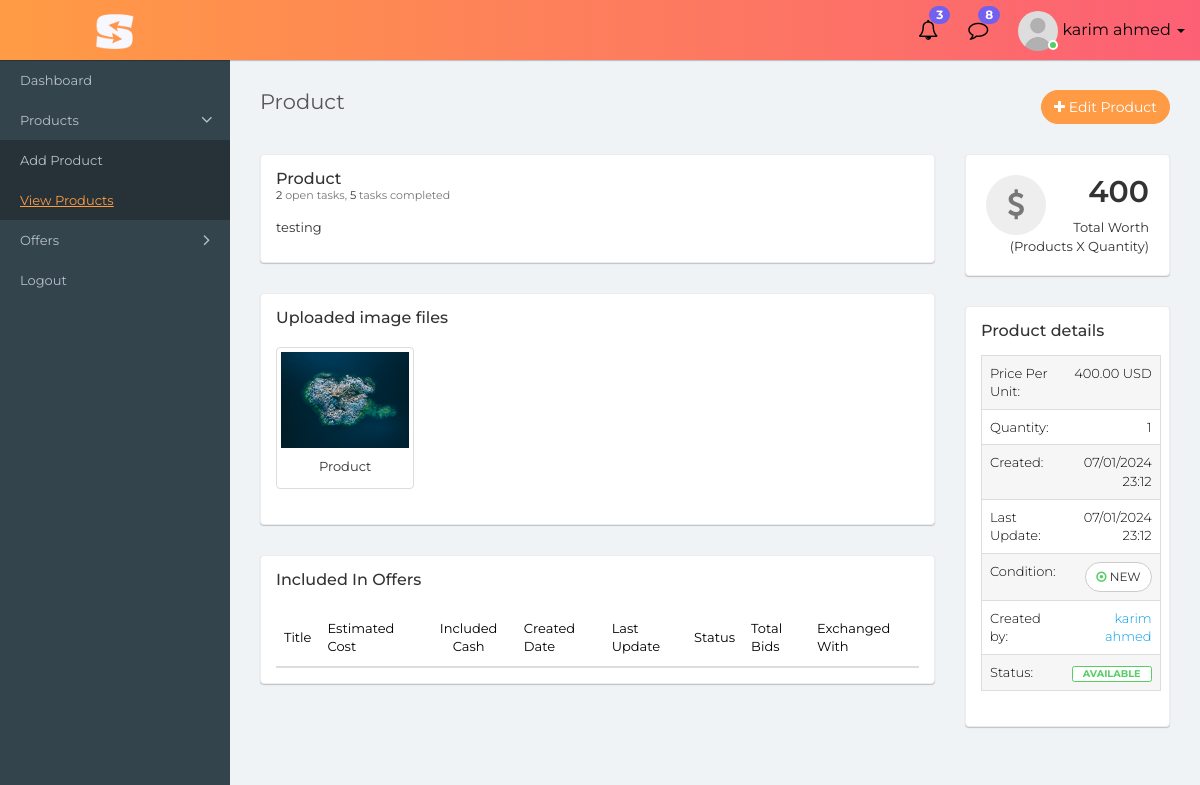
Page /product/detail/8 (signed in) on the earlier database version.
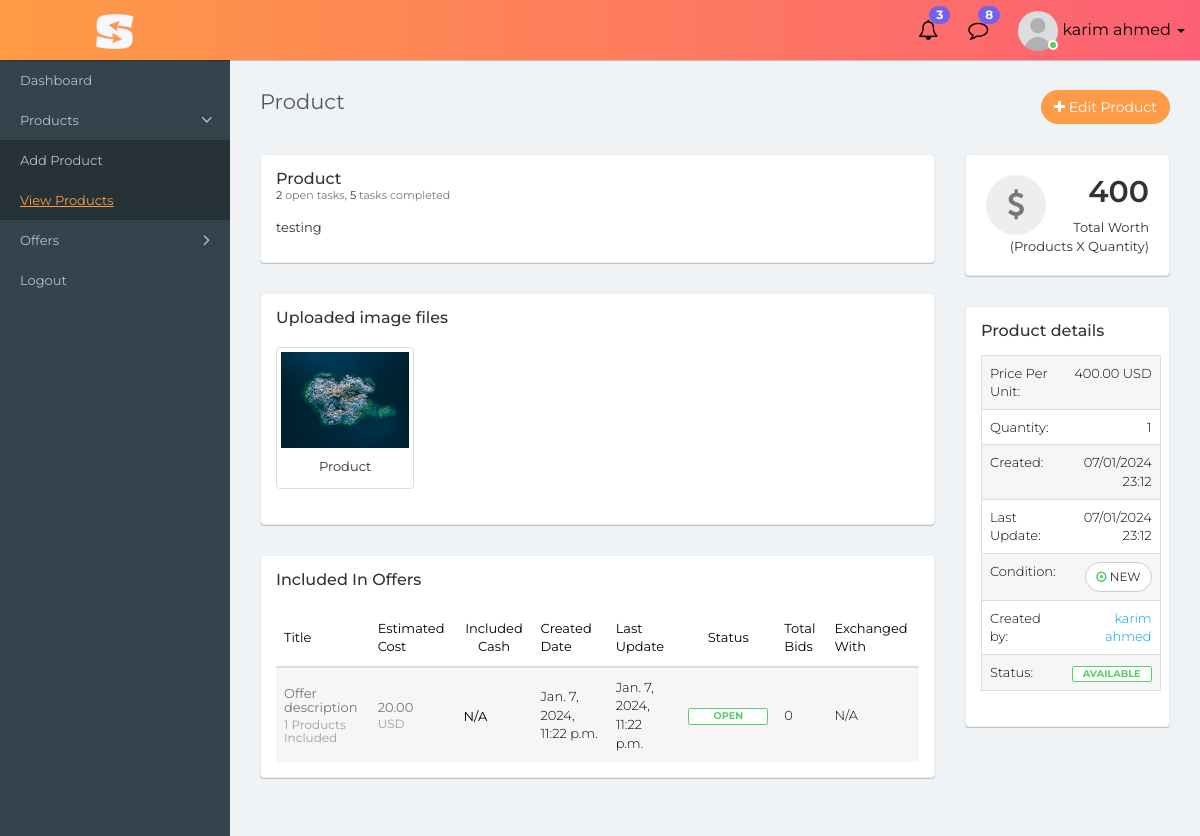
Same page on the later database version.
### barter_and_inventory/models.py (models this page shows, shortened)
class ProductPicture(models.Model):
    class Meta:
        verbose_name = "Product Photo"
        verbose_name_plural = "Product Photos"
    product_photo = models.ImageField(upload_to=product_photo_upload_handler, validators=[
        FileExtensionValidator(allowed_extensions=['png', 'jpeg', 'jpg']),
    ])
    product = models.ForeignKey(Product, on_delete=models.CASCADE, related_name='product_photos')
    created_by = models.ForeignKey(User, on_delete=models.CASCADE, related_name='product_picture_created_by')
    updated_by = models.ForeignKey(User, null=True, blank=True, on_delete=models.CASCADE, related_name='product_picture_updated_by')
    created_at = models.DateTimeField(auto_now_add=True)
    updated_at = models.DateTimeField(auto_now=True)

class Product(models.Model):
    class Meta:
        verbose_name = "Product"
        verbose_name_plural = "Products"
    class ProductCondition(models.TextChoices):
        NEW = 'NEW', 'New'
        USED = 'USED', 'Used'
    class ProductPriceCurrency(models.TextChoices):
        PKR = 'PKR', 'Pakistani Rupees'
        INR = 'INR', 'Indian Rupees'
        EUR = 'EUR', 'Euros'
        USD = 'USD', 'United Stated Dollar'
        CAD = 'CAD', 'Canadian Dollar'
        GBP = 'GBP', 'British Pound'
        JPY = 'JPY', 'Japanese Yen'
        CHF = 'CHF', 'Swiss Franc'
    class ProductStatus(models.TextChoices):
        OUT_OF_STOCK = 'OUT_OF_STOCK', 'Out of stock'
        AVAILABLE = 'AVAILABLE', 'Available'
    product_title = models.CharField(max_length=400)
    product_description = models.TextField(null=True, blank=True, max_length=1000)
    product_quantity = models.IntegerField(default=1)
    product_condition = models.CharField(max_length=10, choices=ProductCondition.choices, default=ProductCondition.NEW)
    price_per_unit = models.DecimalField(max_digits=7, decimal_places=2, default=0.00)
    price_currency = models.CharField(max_length=255, choices=ProductPriceCurrency.choices, default=ProductPriceCurrency.USD)
    product_status = models.CharField(max_length=255, choices=ProductStatus.choices, default=ProductStatus.AVAILABLE)
    product_categories = models.ManyToManyField(Category, related_name='categories')
    created_by = models.ForeignKey(User, on_delete=models.CASCADE, related_name='product_created_by')
    updated_by = models.ForeignKey(User, null=True, blank=True, on_delete=models.CASCADE, related_name='product_updated_by')
    created_at = models.DateTimeField(auto_now_add=True)
    updated_at = models.DateTimeField(auto_now=True)
    def __str__(self):
        return self.product_title

class OfferProduct(models.Model):
    class Meta:
        verbose_name = "Offer Product"
        verbose_name_plural = "Offer Products"
    offer = models.ForeignKey(Offer, on_delete=models.CASCADE, related_name='offered_products')
    product = models.ForeignKey(Product, on_delete=models.CASCADE, related_name='product_offer')
    product_quantity = models.IntegerField(default=1)
    created_by = models.ForeignKey(User, on_delete=models.CASCADE, related_name='offer_product_created_by')
    updated_by = models.ForeignKey(User, null=True, blank=True, on_delete=models.CASCADE, related_name='offer_product_updated_by')
    created_at = models.DateTimeField(auto_now_add=True)
    updated_at = models.DateTimeField(auto_now=True)

class Offer(models.Model):
    class Meta:
        verbose_name = "Offer"
        verbose_name_plural = "Offers"
    class EstimatedCostCurrency(models.TextChoices):
        PKR = 'PKR', 'Pakistani Rupees'
        INR = 'INR', 'Indian Rupees'
        EUR = 'EUR', 'Euros'
        USD = 'USD', 'United Stated Dollar'
        CAD = 'CAD', 'Canadian Dollar'
        GBP = 'GBP', 'British Pound'
        JPY = 'JPY', 'Japanese Yen'
        CHF = 'CHF', 'Swiss Franc'
    class OfferStatus(models.TextChoices):
        OPEN = 'OPEN', 'Open'
        NEGOTIATION = 'NEGOTIATION', 'Negotiation'
        CANCELLED = 'CANCELLED', 'Cancelled'
        CLOSED = 'CLOSED', 'Closed'
    class ShipmentMethod(models.TextChoices):
        SELF_PICKUP = 'SELF_PICKUP', 'Self Pickup'
        TRANSPORT = 'TRANSPORT', 'Transport'
        COURIER = 'COURIER', 'Courier'
    offer_title = models.CharField(max_length=400)
    offer_description = models.TextField(max_length=1000)
    estimated_cost = models.DecimalField(max_digits=10, decimal_places=2, default=0.00)
    estimated_cost_currency = models.CharField(max_length=255, choices=EstimatedCostCurrency.choices, default=EstimatedCostCurrency.USD)
    includes_cash = models.BooleanField(default=False)
    cash_in_hand = models.DecimalField(max_digits=10, null=True, blank=True, decimal_places=2)
    cash_in_hand_currency = models.CharField(max_length=255, null=True, blank=True, choices=EstimatedCostCurrency.choices,
                                             default=EstimatedCostCurrency.USD)
    exchanged_with = models.ForeignKey('self', on_delete=models.RESTRICT, null=True, blank=True, related_name='exchanged_with_offer')
    exchange_date = models.DateTimeField(null=True, blank=True)
    shipment_method = models.CharField(max_length=255, null=True, blank=True, choices=ShipmentMethod.choices, default=ShipmentMethod.SELF_PICKUP)
    offer_status = models.CharField(max_length=255, null=True, blank=True, choices=OfferStatus.choices, default=OfferStatus.OPEN)
    shipment_address = models.CharField(max_length=500, null=True, blank=True)
    final_remarks = models.TextField(null=True, blank=True, max_length=500)
    created_by = models.ForeignKey(User, on_delete=models.CASCADE, related_name='offer_created_by')
    updated_by = models.ForeignKey(User, null=True, blank=True, on_delete=models.CASCADE, related_name='offer_updated_by')
    created_at = models.DateTimeField(auto_now_add=True)
    updated_at = models.DateTimeField(auto_now=True)

### barter_and_inventory/views.py (the view)
# urls.py: path('product/detail/<pk>', views.ProductDetailView.as_view(), name='view_product_detail'),
class ProductDetailView(FrontendUserViewMixin, PermissionRequiredMixin, DetailView):
    permission_required = 'barter_and_inventory.view_product'
    permission_denied_message = "You're not authorized to view product."
    template_name = 'barter_and_inventory/products/detail.html'
    model = Product
    def get_object(self, queryset=None):
        return get_object_or_404(self.model, pk=self.kwargs['pk'], created_by=self.request.user)
    def get_context_data(self, **kwargs):
        context = super().get_context_data(**kwargs)
        return context

### barter_and_inventory/mixins.py (called while the page is built)
    def dispatch(self, request, *args, **kwargs):
        if request.user.groups.filter(name='frontend_user').exists():
            return super().dispatch(request, *args, **kwargs)
        return redirect_to_login(request.get_full_path(), self.get_login_url(), self.get_redirect_field_name())

### templates/barter_and_inventory/products/detail.html (shortened to what the changed rows need)
{% extends 'barter_and_inventory/layout.html' %}
{% load static %}
{% load barter_and_inventory_extras %}
{% block page_css_before_app %}
    <link rel="stylesheet" type="text/css" href="{% static "css/select2.min.css" %}">
    <link rel="stylesheet" type="text/css" href="{% static "css/bootstrap-datetimepicker.min.css" %}">
{% endblock %}
{% block content %}
    <div class="content container-fluid">
        <div class="row">
            <div class="col-lg-9">
                <div class="panel">
                    <div class="panel-body">
                        <div class="row">
                            {% for item in object.product_photos.all %}
                                <div class="col-md-3 col-sm-6">
                                    <div class="thumbnail">
                                        <div class="thumb">
                                            <img src="{{ item.product_photo.url }}" class="img-responsive" alt="{{ item.product_photo }}" >
                                        </div>
                                        <div class="caption text-center" style="overflow-wrap: break-word;">
                                             {{ item.product }}
                                        </div>
                                    </div>
                                </div>
                            {% endfor %}
                        </div>
                    </div>
                </div>
                <div class="panel">
                    <div class="panel-body">
                        <div class="row">
                            <div class="col-xs-12">
                                <div class="table-responsive">
                                    <table class="table table-striped custom-table m-b-0 datatable">
                                        <thead>
                                            <tr>
                                                <th>Title</th>
                                                <th>Estimated Cost</th>
                                                <th class="text-center">Included Cash</th>
                                                <th>Created Date</th>
                                                <th>Last Update</th>
                                                <th class="text-center">Status</th>
                                                <th>Total Bids</th>
                                                <th>Exchanged With</th>
                                            </tr>
                                        </thead>
                                        <tbody>
                                            {% for product_offer in object.product_offer.all %}
                                                <tr>
                                                    <td>
                                                        <h2>
                                                            <a href="{% url 'barter_and_inventory:view_offer_detail' product_offer.offer.pk %}">
                                                            {{ product_offer.offer.offer_title}}
                                                            <span>
                                                                {{ product_offer.offer.offered_products.count }} Products Included
                                                            </span>
                                                        </a></h2>
                                                    </td>
                                                    <td>
                                                        <h2><a href="#">{{ product_offer.offer.estimated_cost}}
                                                            <span>{{ product_offer.offer.estimated_cost_currency }}</span>
                                                        </a></h2>
                                                    </td>
                                                    <td>
                                                        <h2>
                                                            {% if product_offer.offer.includes_cash %}
                                                                <a href="#">{{ product_offer.offer.cash_in_hand}}
                                                                    <span>{{ product_offer.offer.cash_in_hand_currency }}</span>
                                                                </a>
                                                            {% else %}
                                                                N/A
                                                            {% endif %}
                                                        </h2>
                                                    </td>
                                                    <td>{{ product_offer.offer.created_at }}</td>
                                                    <td>{{ product_offer.offer.updated_at}}</td>
                                                    <td class="text-center">
                                                        {% if product_offer.offer.offer_status == "OPEN" %}
                                                            <span class="label label-success-border">{{ product_offer.offer.offer_status }}</span>
                                                        {% elif product_offer.offer.offer_status == "NEGOTIATING" %}
                                                            <span class="label label-info-border">{{ product_offer.offer.offer_status }}</span>
                                                        {% else %}
                                                            <span class="label label-danger-border">{{ product_offer.offer.offer_status }}</span>
                                                        {% endif %}
                                                    </td>
                                                    <td>
                                                        {{ product_offer.offer.bid_offer.count }}
                                                    </td>
                                                    <td>
                                                        {% if product_offer.offer.exchanged_with %}
                                                            <h2>
                                                                <a href="{% url 'barter_and_inventory:view_offer_detail' product_offer.offer.exchanged_with_id %}">
                                                                    {{ product_offer.offer.exchanged_with.offer_title}}
                                                                    <span>{{ product_offer.offer.exchanged_with.exchange_date }}</span>
                                                                </a>
                                                            </h2>
                                                        {% else %}
                                                            N/A
                                                        {% endif %}
                                                    </td>
                                                </tr>
                                            {% endfor %}
                                        </tbody>
                                    </table>
                                </div>
                            </div>
                        </div>
                    </div>
                </div>
            </div>
        </div>
    </div>
{% endblock %}

Differences in the rows shown:
added OfferProduct: offer.offer_title "Offer description", offer.offered_products.count "1", offer.estimated_cost "20.00", offer.estimated_cost_currency "USD", shows "N/A", offer.created_at "Jan. 7, 2024, 11:22 p.m.", offer.updated_at "Jan. 7, 2024, 11:22 p.m.", offer.offer_status "OPEN", offer.bid_offer.count "0"
